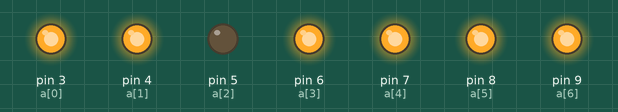
This sketch was run on a simulated Arduino Uno, built with avr-gcc and run on an emulated ATmega328P. On the bench: output pins drawn as LEDs (lit = HIGH).

Above: at 0.2 s.
At 1.2 s:
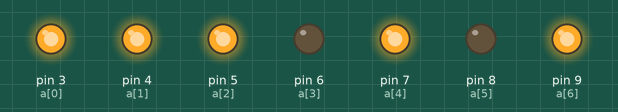
At 1.7 s:
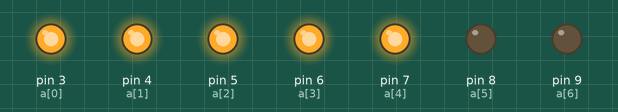
At 2.7 s:
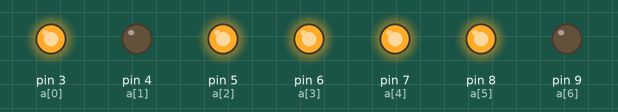
At 4.2 s:
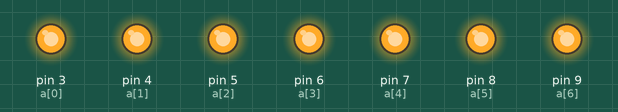
At 5.7 s:
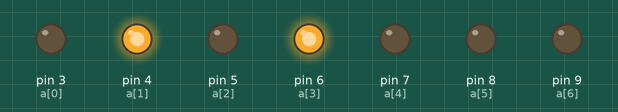
Timing chart, 0 to 6.5 s (numbered marks = the images above):
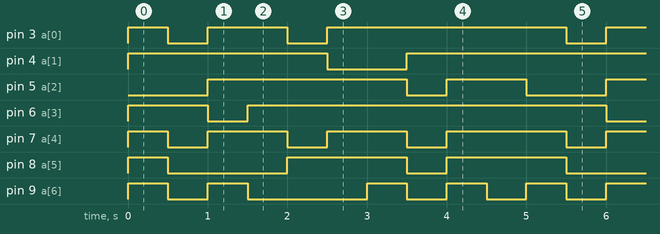

Measured:
- by itself, pin 3 (a[0]): repeats every 5.0 s: LOW 0.50 s, HIGH 1.0 s, LOW 0.50 s, HIGH 3.0 s
- by itself, pin 4 (a[1]): repeats every 5.0 s: LOW 1.0 s, HIGH 4.0 s
- by itself, pin 5 (a[2]): repeats every 5.0 s: LOW 0.50 s, HIGH 1.0 s, LOW 1.0 s, HIGH 2.5 s
- by itself, pin 6 (a[3]): repeats every 5.0 s: LOW 0.50 s, HIGH 4.5 s
- by itself, pin 7 (a[4]): repeats every 5.0 s: 2 × (LOW 0.50 s, HIGH 1.0 s), LOW 0.50 s, HIGH 1.5 s
- by itself, pin 8 (a[5]): repeats every 5.0 s: LOW 1.5 s, HIGH 1.5 s, LOW 0.50 s, HIGH 1.5 s
- by itself, pin 9 (a[6]): repeats every 5.0 s: LOW 0.50 s, HIGH 0.50 s, LOW 1.5 s, 2 × (HIGH 0.50 s, LOW 0.50 s), HIGH 0.50 s

The sketch:

led.ino
```cpp
int n = 2, m = 0;
int a[] = {3,4,5,6,7,8,9};
int f[] = {0,0};
int p[7][10] = {
//{0,1,2,3,4,5,6,7,8,9}
  {1,0,1,1,0,1,1,1,1,1},
  {1,1,1,1,1,0,0,1,1,1},
  {0,0,1,1,1,1,1,0,1,1},
  {1,1,0,1,1,1,1,1,1,1},
  {1,0,1,1,0,1,1,0,1,1},
  {1,0,0,0,1,1,1,0,1,1},
  {1,0,1,0,0,0,1,0,1,0}
  };

void setup() {
  // put your setup code here, to run once:
  pinMode(3, OUTPUT);
  pinMode(4, OUTPUT);
  pinMode(5, OUTPUT);
  pinMode(6, OUTPUT);
  pinMode(7, OUTPUT);
  pinMode(8, OUTPUT);
  pinMode(9, OUTPUT);
  m = 9;
}

void loop() {
  // put your main code here, to run repeatedly:
  /*m = (m+1)%4;
  int x = m;
  for (int i = 0; i < n; i++) {
    f[i] = x%2;
    if (f[i]) digitalWrite(a[i], HIGH);
    else digitalWrite(a[i], LOW);
    x = x/2;
  }
  delay(500);
  */
  m = (m+1)%10;
  for (int i = 0; i < 7; i++) {
    if (p[i][m] == 1) digitalWrite(a[i], HIGH);
    else digitalWrite(a[i], LOW);
  }
  delay(500);
  /*
  digitalWrite(7, HIGH);
  delay(1000);
  digitalWrite(7, LOW);
  delay(1000);
  */
}
```
